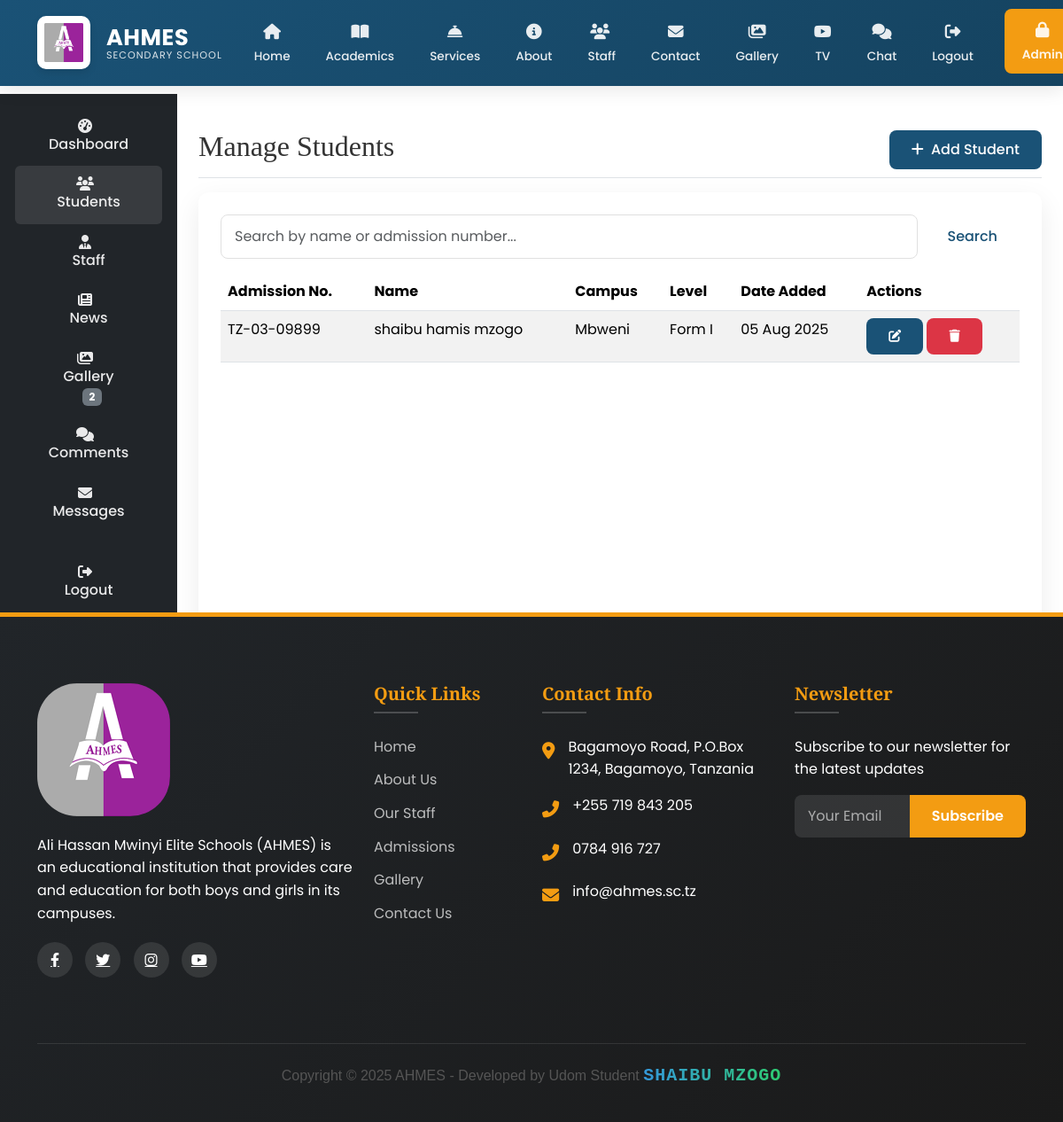
/ad/students/ (signed in), run on an earlier commit of the app's database.
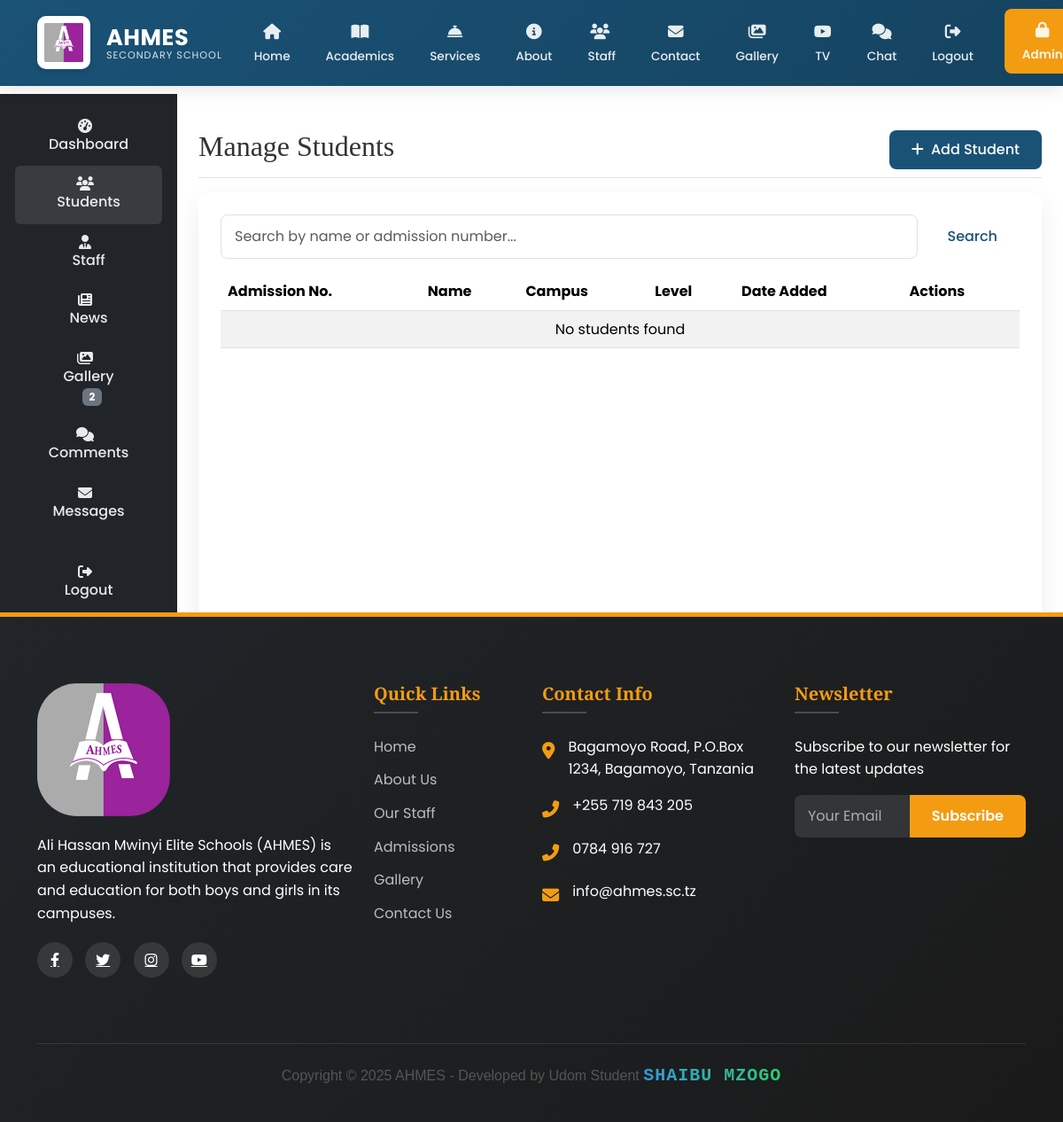
And on a later commit of the database.
### main/models.py (models this page shows, shortened)
class Student(models.Model):
    GENDER_CHOICES = [
        ('M', 'Male'),
        ('F', 'Female'),
    ]
    user = models.OneToOneField(
        User,
        on_delete=models.CASCADE,
        related_name='student_profile',
        null=True,
        blank=True
    )
    first_name = models.CharField(max_length=100)
    middle_name = models.CharField(max_length=100, blank=True)
    last_name = models.CharField(max_length=100)
    gender = models.CharField(max_length=1, choices=GENDER_CHOICES)
    date_of_birth = models.DateField()
    admission_number = models.CharField(max_length=20, unique=True)
    campus = models.ForeignKey(
        Campus,
        on_delete=models.CASCADE,
        related_name='students'
    )
    level = models.ForeignKey(
        Level,
        on_delete=models.CASCADE,
        related_name='students'
    )
    admission_date = models.DateField()
    parent = models.ForeignKey(
        Parent,
        on_delete=models.CASCADE,
        related_name='students',
        null=True,
        blank=True
    )
    profile_picture = CloudinaryField(
        'students/profile_pictures',
        folder="school/students/profile_pictures",
        transformation={'quality': 'auto:good', 'width': 300, 'height': 300, 'crop': 'fill'},
        blank=True,
        null=True
    )
    created_at = models.DateTimeField(auto_now_add=True)
    updated_at = models.DateTimeField(auto_now=True)
    class Meta:
        ordering = ['-created_at']
        verbose_name = 'Student'
        verbose_name_plural = 'Students'

class Campus(models.Model):
    name = models.CharField(max_length=100)
    location = models.CharField(max_length=200)
    description = models.TextField()
    image = CloudinaryField('campuses', folder="school/campuses",
                          transformation={'quality': 'auto:good'})

class Level(models.Model):
    name = models.CharField(max_length=100)
    description = models.TextField()

### main/views.py (the view, shortened to what this page needs)
# urls.py: path('ad/students/', views.manage_students, name='manage_students'),
@login_required
@user_passes_test(is_admin)
def manage_students(request):
    query = request.GET.get('q')
    students = Student.objects.all()
    students = students.order_by('-created_at')
    return render(request, 'main/manage_students.html', {'students': students, 'query': query})

### main/context_processors.py (called while the page is built)
def admin_counts(request):
    if request.user.is_authenticated and request.user.is_admin:
        return {
            'pending_comments': Comment.objects.filter(is_approved=False).count(),
            'gallery_count': Gallery.objects.count(),
        }
    return {}

def unread_messages_count(request):
    if request.user.is_authenticated:
        count = Message.objects.filter(
            conversation__participants=request.user,
            is_read=False
        ).exclude(
            sender=request.user
        ).count()
        print(f"DEBUG: Unread messages count for {request.user}: {count}")  # Debug output
        return {'unread_messages_count': count}
    return {}

### main/models.py (called while the page is built)
    def __str__(self):
        return self.username

### main/views.py (called while the page is built)
def is_admin(user):
    return user.is_authenticated and user.is_admin

### main/templates/main/manage_students.html (shortened to what this page needs)
{% extends 'main/base.html' %}
{% load static %}
{% block content %}
<div class="container-fluid">
  <div class="row">
    {% include 'main/sidebar.html' %}
    <main class="col-md-9 ms-sm-auto col-lg-10 px-md-4 py-4">
      <div class="d-flex justify-content-between flex-wrap flex-md-nowrap align-items-center pt-3 pb-2 mb-3 border-bottom">
        <h1 class="h2">Manage Students</h1>
        <div class="btn-toolbar mb-2 mb-md-0">
          <a href="{% url 'add_student' %}" class="btn btn-primary">
            <i class="fas fa-plus me-1"></i> Add Student
          </a>
        </div>
      </div>
      <div class="card">
        <div class="card-body">
          <form method="get" class="mb-3 d-flex" role="search">
            <input type="text" name="q" value="{{ query|default:'' }}" class="form-control me-2" placeholder="Search by name or admission number...">
            <button type="submit" class="btn btn-outline-primary">Search</button>
          </form>
          <div class="table-responsive">
            <table class="table table-striped table-hover">
              <thead>
                <tr>
                  <th>Admission No.</th>
                  <th>Name</th>
                  <th>Campus</th>
                  <th>Level</th>
                  <th>Date Added</th>
                  <th>Actions</th>
                </tr>
              </thead>
              <tbody>
                {% for student in students %}
                <tr>
                  <td>{{ student.admission_number }}</td>
                  <td>{{ student.first_name }} {{ student.middle_name }} {{ student.last_name }}</td>
                  <td>{{ student.campus.name }}</td>
                  <td>{{ student.level.name }}</td>
                  <td>{{ student.created_at|date:"d M Y" }}</td>
                  <td>
                    <a href="{% url 'edit_student' student.pk %}" class="btn btn-sm btn-primary">
                      <i class="fas fa-edit"></i>
                    </a>
                    <a href="{% url 'delete_student' student.pk %}" class="btn btn-sm btn-danger">
                      <i class="fas fa-trash"></i>
                    </a>
                  </td>
                </tr>
                {% empty %}
                <tr>
                  <td colspan="6" class="text-center">No students found</td>
                </tr>
                {% endfor %}
              </tbody>
            </table>
          </div>
        </div>
      </div>
    </main>
  </div>
</div>
{% endblock %}

What changed in the data, as far as the page shows it:
removed Student: admission_number "TZ-03-09899", first_name "shaibu", middle_name "hamis", last_name "mzogo", campus.name "Mbweni", level.name "Form I", created_at "05 Aug 2025"
Also different on the page:
text now shown: "No students found"
